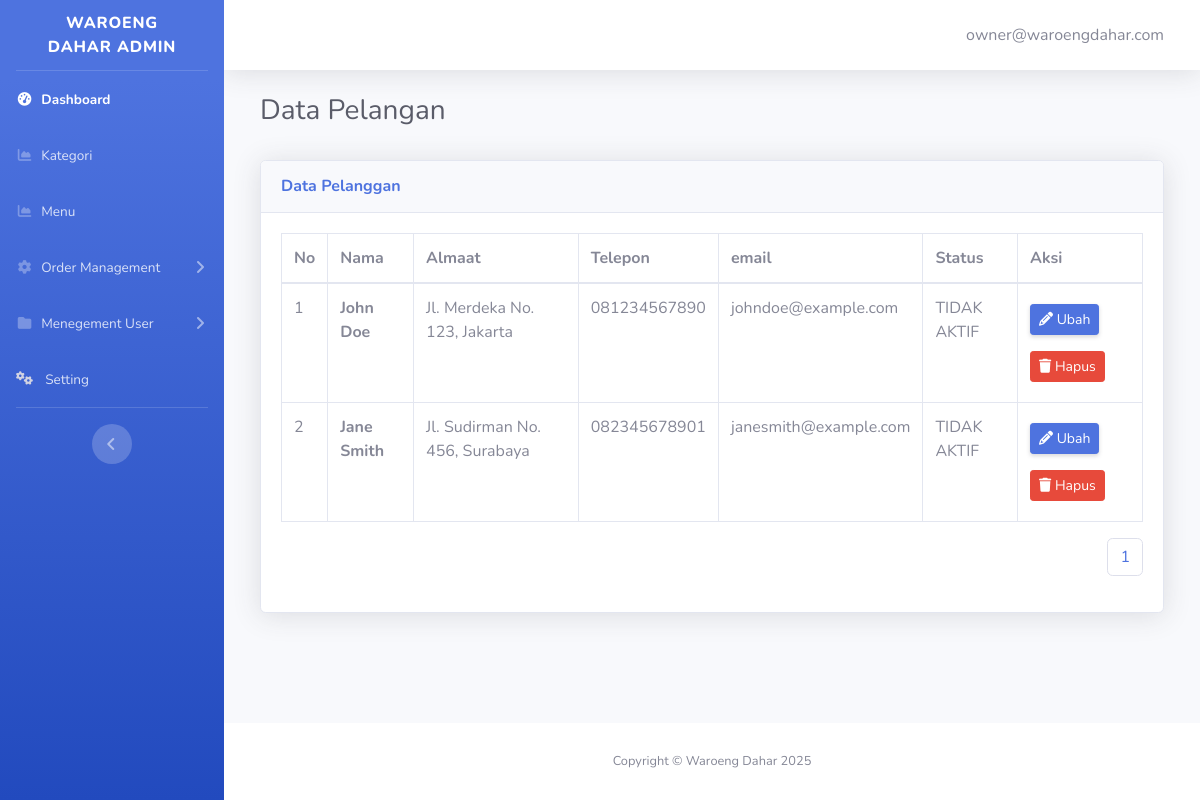
Screenshot of /admin/index.php?f=pelanggan&m=select (signed in) with the database file from the repository.
### tables this page shows
CREATE TABLE tblpelanggan (
  idpelanggan INT(11) NOT NULL AUTO_INCREMENT,
  pelanggan VARCHAR(100) NOT NULL,
  alamat TEXT NOT NULL,
  telp VARCHAR(15) NOT NULL,
  email VARCHAR(100) NOT NULL,
  password VARCHAR(255) NOT NULL,
  aktif ENUM('Y', 'N') DEFAULT 'Y',
  PRIMARY KEY (idpelanggan),
  UNIQUE KEY unique_email (email)
);

### Data/Database.php (called while the page is built, shortened)
<?php
class DB
{
  private $host = "127.0.0.1";
  private $user = "root";
  private $pass = "";
  private $database = "wd";
  private $koneksi;
  public function __construct()
  {
    $this->koneksi = $this->koneksiDB();
  }
  public function koneksiDB()
  {
    $koneksi = mysqli_connect($this->host, $this->user, $this->pass, $this->database);
    return $koneksi;
  }
  public function getAll($sql)
  {
    $result = mysqli_query($this->koneksi, $sql);
    while ($row = mysqli_fetch_assoc($result)) {
      $data[] = $row;
    }
    if (!empty($data)) {
      return $data;
    }
  }
  public function rowCount($sql)
  {
    $result = mysqli_query($this->koneksi, $sql);
    $count = mysqli_num_rows($result);
    return $count;
  }
}

### admin/pelanggan/select.php (the view, shortened to what this page needs)
<?php
$jumlahDataPerHalaman = 10;
$jumlahData = $db->rowCount("SELECT idpelanggan FROM tblpelanggan");
$JumlahHalaman = ceil($jumlahData / $jumlahDataPerHalaman);
$halamanAktif = (isset($_GET['halaman'])) ? $_GET['halaman'] : 1;
$awalData = ($jumlahDataPerHalaman * $halamanAktif) - $jumlahDataPerHalaman;
$row = $db->getAll("SELECT * FROM tblpelanggan LIMIT $awalData , $jumlahDataPerHalaman");
?>
<div class="container-fluid">
  <h1 class="h3 mb-2 text-gray-800">Data Pelangan</h1>
  <div class="card shadow my-3">
    <div class="card-header py-3">
      <h6 class="m-0 font-weight-bold text-primary">Data Pelanggan</h6>
    </div>
    <div class="card-body">
      <div class="table-responsive">
        <table class="table table-bordered" id="dataTable" width="100%" cellspacing="0">
          <thead>
            <tr>
              <th>No</th>
              <th>Nama</th>
              <th>Almaat</th>
              <th>Telepon</th>
              <th>email</th>
              <th>Status</th>
              <th>Aksi</th>
            </tr>
          </thead>
          <tbody>
            <?php if (!empty($row)) : ?>
              <?php $i = 1;
              foreach ($row as $data) : ?>
                <?php if ($data['aktif'] == 1) {
                  $status = "AKTIF";
                } else {
                  $status = "TIDAK AKTIF";
                } ?>
                <tr>
                  <td><?= $i++; ?></td>
                  <td>
                    <strong><?= $data['pelanggan'] ?></strong><br>
                  </td>
                  <td><?= $data['alamat'] ?></strong></td>
                  <td><?= $data['telp'] ?></strong></td>
                  <td><?= $data['email'] ?></strong></td>
                  <td><?= $status ?></strong></td>
                  <td>
                    <form action="" method="post">
                      <a href="?f=pelanggan&m=update&id=<?= $data['idpelanggan']; ?>" class="btn btn-sm btn-primary shadow-sm my-2"><i class=" fas fa-pencil-alt">
                        </i> Ubah</a>
                      <a href="?f=pelanggan&m=delete&id=<?= $data['idpelanggan']; ?>" class="btn btn-danger btn-sm my-2"><i class=" fas fa-trash">
                        </i> Hapus</a>
                    </form>
                  </td>
                </tr>
              <?php endforeach; ?>
            <?php else : ?>
              <tr>
                <td colspan="7" class="text-center">Data Kosong</td>
              </tr>
            <?php endif; ?>
          </tbody>
        </table>
        <nav>
          <ul class="pagination justify-content-end">
            <?php for ($i = 1; $i <= $JumlahHalaman; $i++) : ?>
              <?php if ($i == $halamanAktif) : ?>
                <li class="page-item text-bold"><a href="?f=pelanggan&m=select&halaman=<?= $i ?>" class="page-link"><?= $i ?></a></li>
              <?php else : ?>
                <li class="page-item"><a href="?f=pelanggan&m=select&halaman=<?= $i ?>" class="page-link"><?= $i ?></a></li>
              <?php endif; ?>
            <?php endfor; ?>
          </ul>
        </nav>
      </div>
    </div>
  </div>
</div>

### admin/index.php (shortened to what this page needs)
<?php
require_once "../Data/Database.php";
$db = new DB;
for($bulan = 1; $bulan < 13; $bulan++)
{
  $query = $db->getAll("SELECT SUM(total) AS total FROM tblorder WHERE MONTH(tglorder)='$bulan'");
}
?>
<!DOCTYPE html>
<html lang="en">
<head>
  <?php include('./includes/styles.php'); ?>
</head>
<body id="page-top">
  <div id="wrapper">
    <?php include('./includes/sidebar.php'); ?>
    <div id="content-wrapper" class="d-flex flex-column">
      <div id="content">
        <?php include('./includes/navbar.php'); ?>
        <div class="col">
          <?php
          if (isset($_GET['f']) && isset($_GET['m'])) {
            $f = $_GET['f'];
            $m = $_GET['m'];
            $file = './' . $f . '/' . $m . '.php';
            require_once $file;
          }
          ?>
        </div>
      </div>
      <?php include('./includes/footer.php'); ?>
    </div>
  </div>
</body>
</html>

### admin/includes/styles.php (shortened to what this page needs)
<link href="./backend/vendor/fontawesome-free/css/all.min.css" rel="stylesheet" type="text/css">
<link href="./backend/css/sb-admin-2.min.css" rel="stylesheet">

### admin/includes/sidebar.php (shortened to what this page needs)
<ul class="navbar-nav bg-gradient-primary sidebar sidebar-dark accordion" id="accordionSidebar">
  <a class="sidebar-brand d-flex align-items-center justify-content-center" href="index.html">
    <div class="sidebar-brand-text mx-3">Waroeng Dahar Admin</div>
  </a>
  <hr class="sidebar-divider my-0">
  <?php  if($_SESSION['level'] == 'owner') : ?>
    <li class="nav-item active">
      <a class="nav-link" href="?f=dashboard&m=select">
        <i class="fas fa-fw fa-tachometer-alt"></i>
        <span>Dashboard</span></a>
    </li>
  <?php  endif; ?>
  <li class="nav-item">
    <a class="nav-link" href="?f=kategori&m=select">
      <i class="fas fa-fw fa-chart-area"></i>
      <span>Kategori</span></a>
  </li>
  <li class="nav-item">
    <a class="nav-link" href="?f=menu&m=select">
      <i class="fas fa-fw fa-chart-area"></i>
      <span>Menu</span></a>
  </li>
  <li class="nav-item">
    <a class="nav-link collapsed" href="#" data-toggle="collapse" data-target="#collapseTwo" aria-expanded="true" aria-controls="collapseTwo">
      <i class="fas fa-fw fa-cog"></i>
      <span>Order Management</span>
    </a>
  </li>
  <?php if($_SESSION['level'] == 'owner') : ?>
      <li class="nav-item">
        <a class="nav-link collapsed" href="#" data-toggle="collapse" data-target="#menegement_user" aria-expanded="true" aria-controls="menegement_user">
          <i class="fas fa-fw fa-folder"></i>
          <span>Menegement User</span>
        </a>
      </li>
  <?php  endif;?>
  <li class="nav-item">
    <a class="nav-link" href="?f=user&m=update_user&id=<?= $_SESSION['id_user']; ?>">
      <span>Setting</span></a>
  </li>
  <hr class="sidebar-divider d-none d-md-block">
  <div class="text-center d-none d-md-inline">
    <button class="rounded-circle border-0" id="sidebarToggle"></button>
  </div>
</ul>

### admin/includes/navbar.php (shortened to what this page needs)
<nav class="navbar navbar-expand navbar-light bg-white topbar mb-4 static-top shadow">
  <ul class="navbar-nav ml-auto">
    <li class="nav-item dropdown no-arrow">
      <a class="nav-link dropdown-toggle" href="#" id="userDropdown" role="button" data-toggle="dropdown" aria-haspopup="true" aria-expanded="false">
        <span class="mr-2 d-none d-lg-inline text-gray-600 "><?= $_SESSION['user']; ?></span>
      </a>
    </li>
  </ul>
</nav>

### admin/includes/footer.php
<footer class="sticky-footer bg-white">
  <div class="container my-auto">
    <div class="copyright text-center my-auto">
      <span>Copyright &copy; Waroeng Dahar <?= date('Y'); ?></span>
    </div>
  </div>
</footer>

### rows the page displays
tblpelanggan: pelanggan "John Doe", alamat "Jl. Merdeka No. 123, Jakarta", telp "081234567890", email "johndoe@example.com", aktif "TIDAK AKTIF"
tblpelanggan: pelanggan "Jane Smith", alamat "Jl. Sudirman No. 456, Surabaya", telp "082345678901", email "janesmith@example.com", aktif "TIDAK AKTIF"

### other values shown
$_SESSION['user'] "owner@waroengdahar.com"
